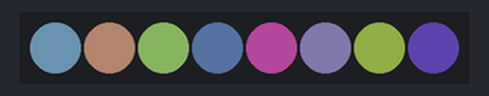
Simulated run of this sketch. Board: Arduino Uno, built with avr-gcc and run on an emulated ATmega328P. Parts: 8 RGB LEDs in strip order, left to right. Dim RGB values are drawn brighter than linear; random numbers use the default seed unless the sketch sets one.

Above: at 0.07 s.
At 4.34 s:
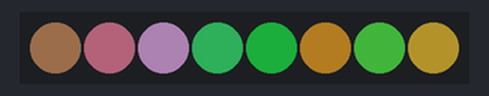
At 11.69 s:
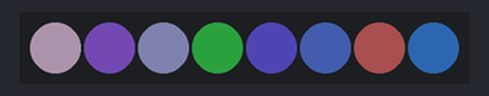
At 21.64 s:
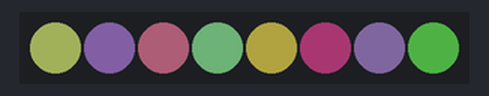
At 30.22 s:
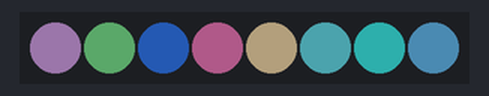
At 38.56 s:
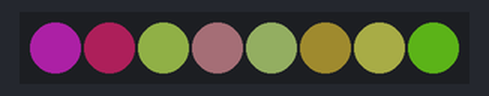
Timing chart, 0 to 40.0 s (numbered marks = the images above):
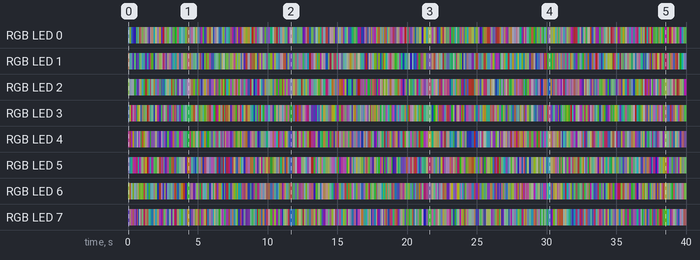

The sketch:

CTS_V_FIRE_LIGHTS.ino
```cpp
#include <Adafruit_NeoPixel.h>

//Hardware Config
#define LED_PIN 1 //digital PWM output pin
#define LED_COUNT 8 //total number of NeoPixels
#define ANALOG_PIN 3 //analog seed pin used to generate random #'s
#define BRIGHTNESS 64 //led brightness

//Delay perameters
#define DELAY  150 //delay interval between next loop iteration
#define lowDel 5 //low delay interval in ms
#define highDel 150 //high delay interval in ms
#define RANDLOW 30 //lowest random RGB value
#define RANDHI 255 //highest random RGB value

Adafruit_NeoPixel strip(LED_COUNT, LED_PIN, NEO_GRB + NEO_KHZ800);

int red;
int blue;
int green;

void setup()
{

  #if defined(__AVR_ATtiny85__) && (F_CPU == 16000000)
  clock_prescale_set(clock_div_1);
  #endif

  strip.begin(); //initiate the strip
  strip.setBrightness(BRIGHTNESS); //set the brightness
  strip.show(); //sets pixels to off
  randomSeed(analogRead(ANALOG_PIN)); //random number seed generation
}

void loop()
{
    //sets the color of each light
    for (int light = 0; light < LED_COUNT; light ++)
    {
      red = random(RANDLOW, RANDHI); //random red color
      blue = random(RANDLOW, RANDHI); //random blue color
      green = random(RANDLOW, RANDHI); //random green color
      strip.setPixelColor(light, red, blue, green);
      strip.show();
    }
    delay(random(lowDel,highDel));
}
```
